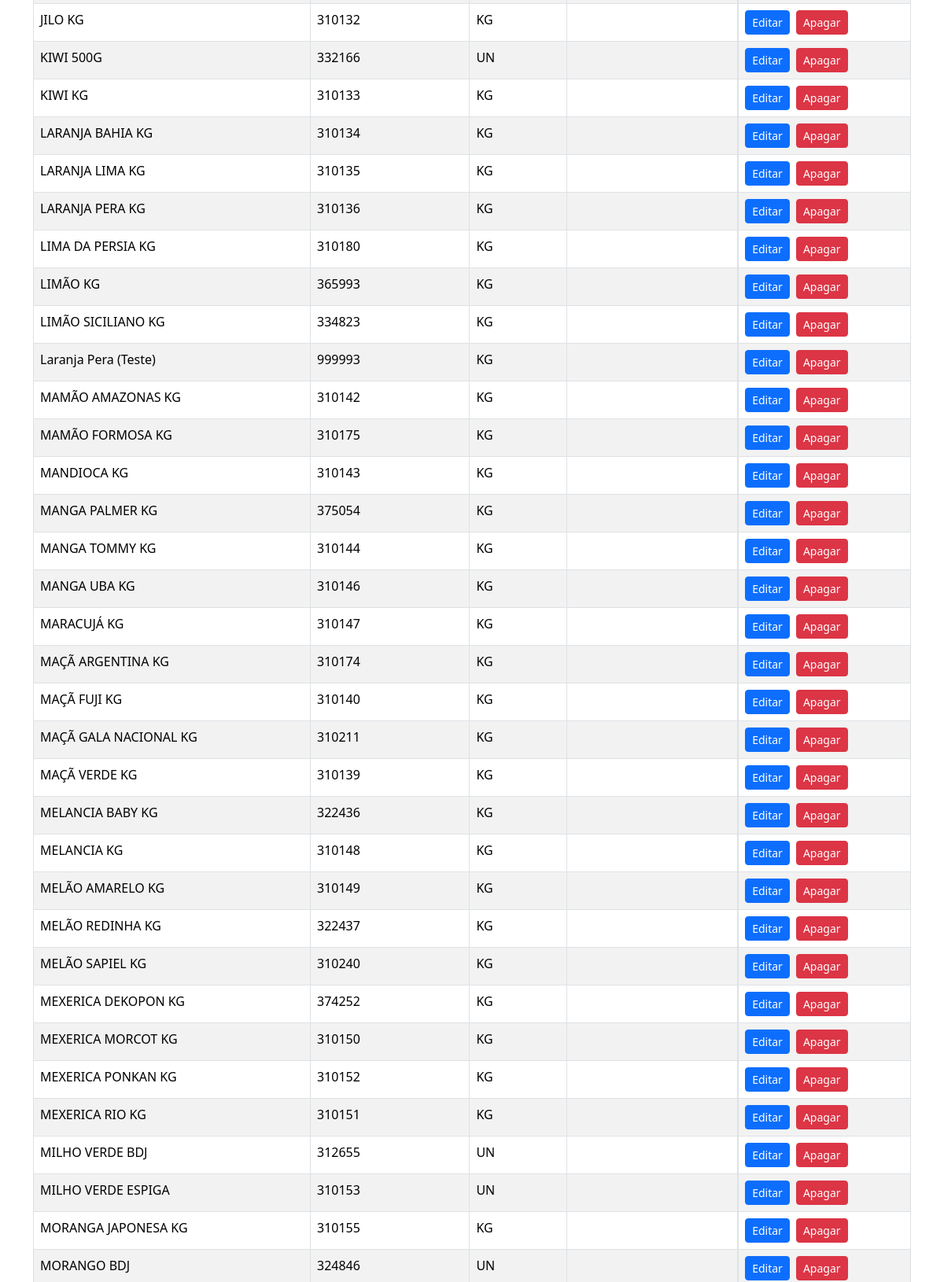
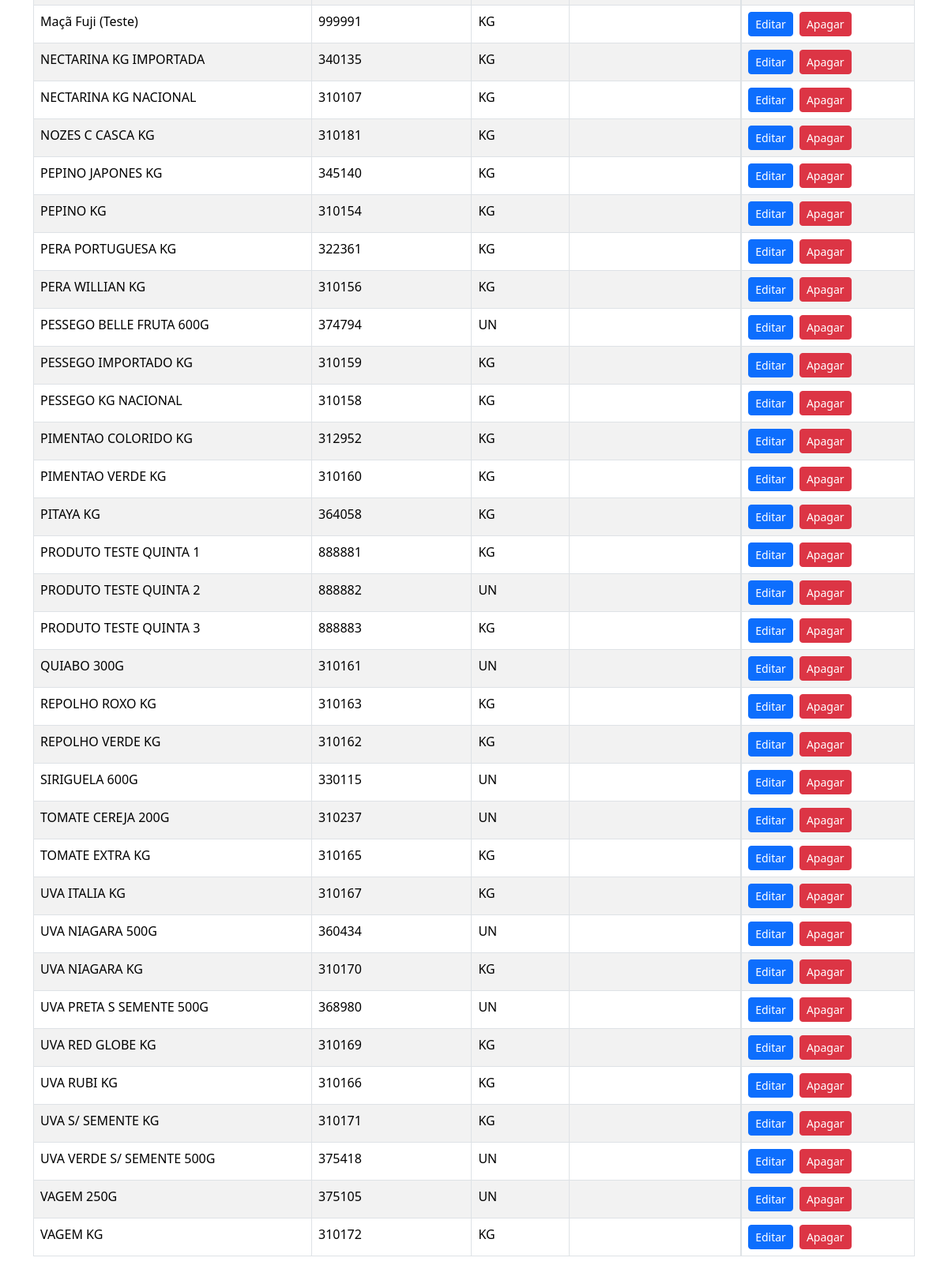
Page /admin/products (signed in, lower part) on the earlier database version (2 pictures, top to bottom).
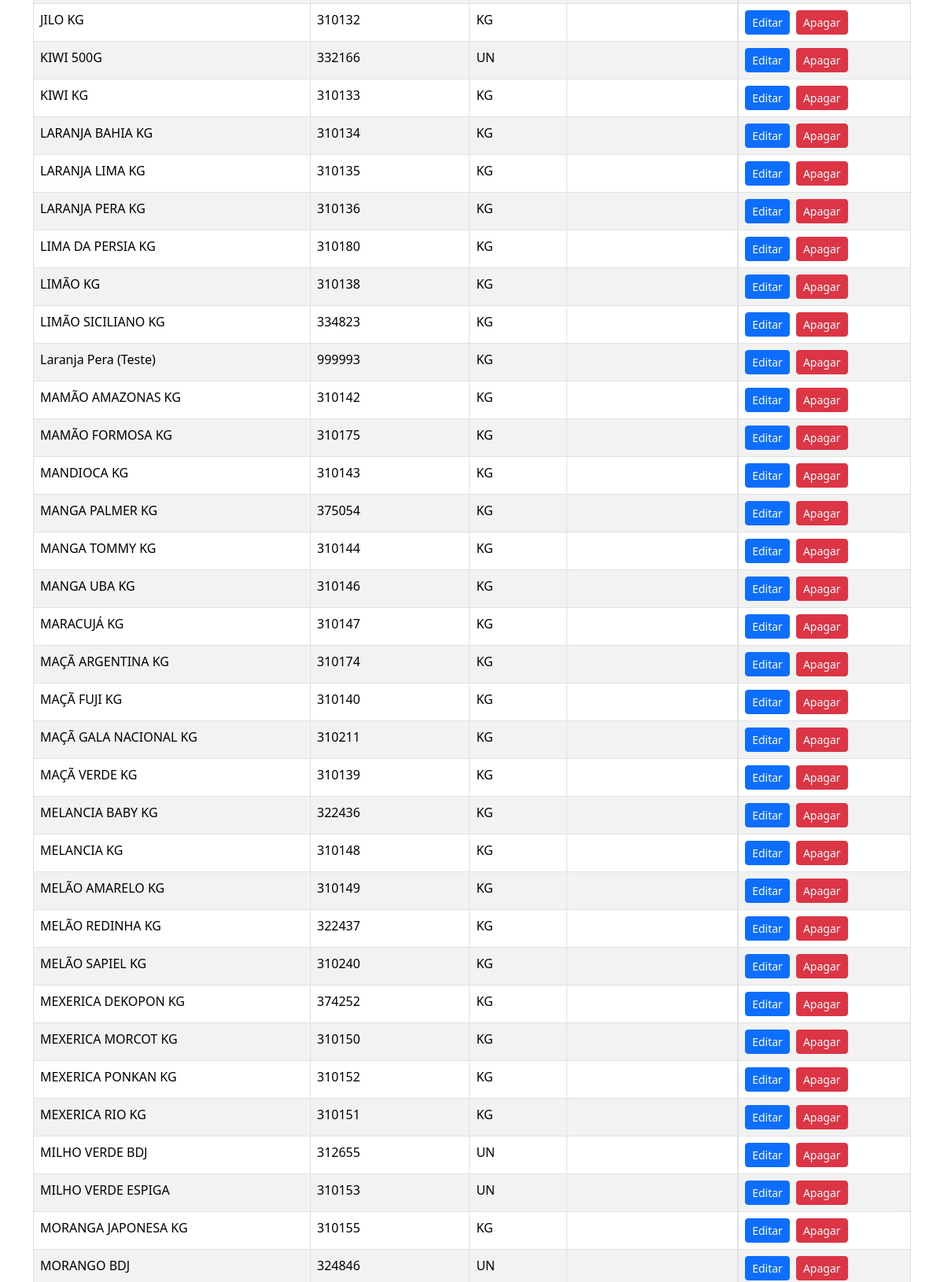
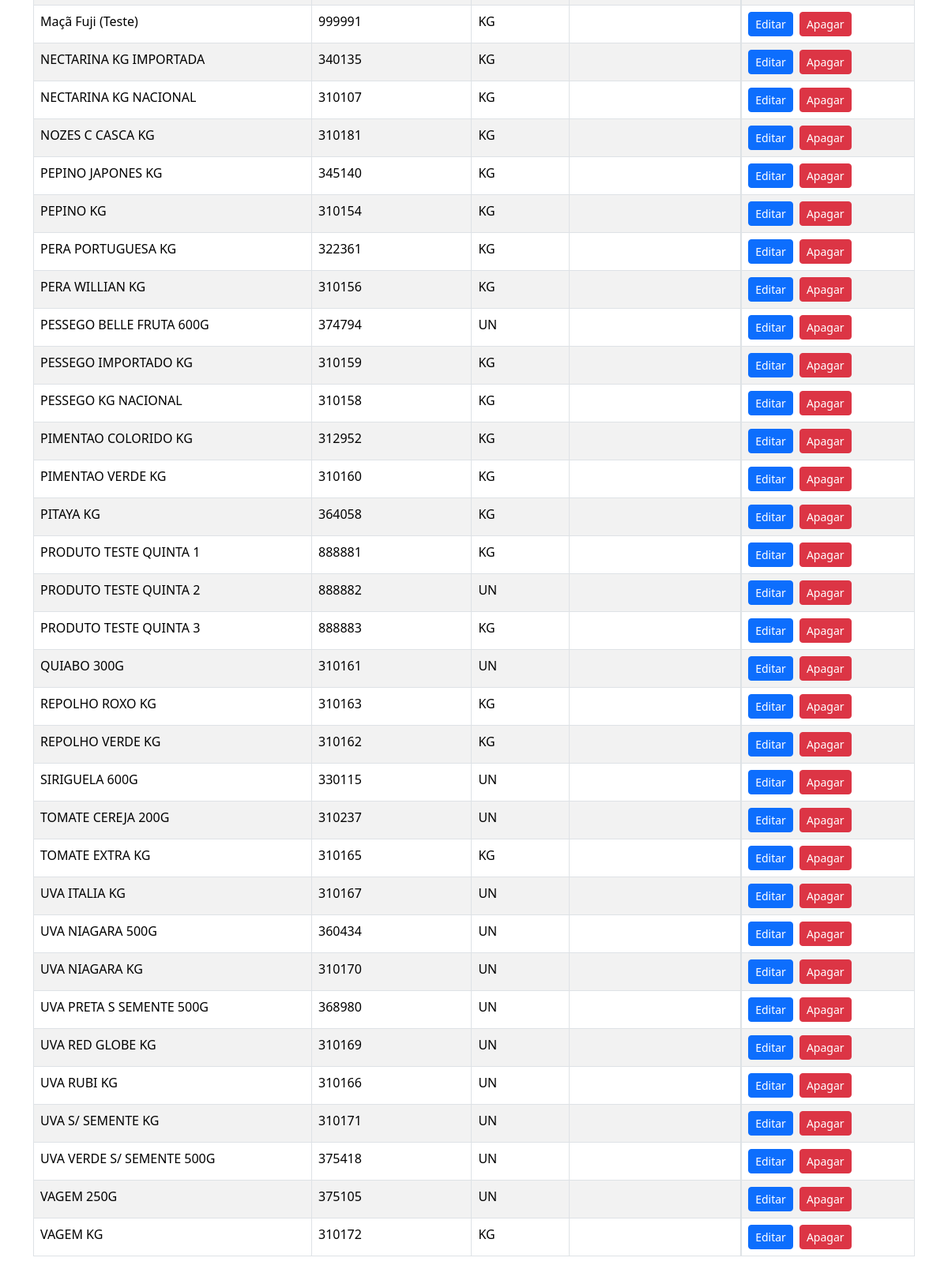
Same page on the later database version (2 pictures, top to bottom).
### tables this page shows
CREATE TABLE products (id INTEGER PRIMARY KEY AUTOINCREMENT, name TEXT UNIQUE NOT NULL, unidade_fracionada TEXT NOT NULL, codigo_interno TEXT UNIQUE, cost NUMERIC(10, 2) DEFAULT 0.00);

### app.py (the view)
@app.route('/admin/products')
@admin_required
def admin_products():
    db = get_db()
    cursor = db.cursor()
    db_url = os.environ.get('DATABASE_URL')
    query = "SELECT p.id, p.name, p.unidade_fracionada, p.codigo_interno, STRING_AGG(CAST(pa.day_id AS TEXT), ',') as days_str FROM products p LEFT JOIN product_availability pa ON p.id = pa.product_id GROUP BY p.id, p.name, p.unidade_fracionada, p.codigo_interno ORDER BY p.name;" if db_url else "SELECT p.id, p.name, p.unidade_fracionada, p.codigo_interno, GROUP_CONCAT(pa.day_id) as days_str FROM products p LEFT JOIN product_availability pa ON p.id = pa.product_id GROUP BY p.id, p.name, p.unidade_fracionada, p.codigo_interno ORDER BY p.name;"
    cursor.execute(query)
    products_data = cursor.fetchall()
    products_list = [dict(zip([desc[0] for desc in cursor.description], row)) for row in products_data]
    db.close()
    id_to_day_name = {v: k for k, v in DIAS_PEDIDO.items()}
    for product in products_list:
        if product['days_str']:
            day_ids = [int(i) for i in product['days_str'].split(',')]
            product['days'] = sorted([id_to_day_name.get(day_id, '') for day_id in day_ids])
        else: product['days'] = []
    return render_template('admin/products.html', products=products_list)

### app.py (called while the page is built)
def get_db():
    db_url = os.environ.get('DATABASE_URL')
    if db_url:
        return psycopg2.connect(db_url)
    else:
        conn = sqlite3.connect(DATABASE)
        conn.row_factory = sqlite3.Row
        return conn

def admin_required(f):
    @wraps(f)
    def decorated_function(*args, **kwargs):
        if 'username' not in session: return redirect(url_for('login'))
        if session.get('role') != 'admin': return "Acesso negado.", 403
        return f(*args, **kwargs)
    return decorated_function

### templates/admin/products.html (shortened to what this page needs)
<!DOCTYPE html>
<html lang="pt-br">
<head>
    <link href="https://cdn.jsdelivr.net/npm/bootstrap@5.3.3/dist/css/bootstrap.min.css" rel="stylesheet">
</head>
<body>
    <div class="container mt-5">
        <table class="table table-striped table-bordered">
            <tbody>
                {% for product in products %}
                <tr>
                    <td>{{ product.name }}</td>
                    <td>{{ product.codigo_interno or 'N/A' }}</td>
                    <td>{{ product.unidade_fracionada }}</td>
                    <td>
                    </td>
                    <td class="d-flex">
                        <a href="{{ url_for('admin_edit_product', product_id=product.id) }}" class="btn btn-primary btn-sm me-2">Editar</a>
                        <form action="{{ url_for('admin_delete_product', product_id=product.id) }}" method="POST" onsubmit="return confirm('Você tem certeza que deseja apagar este produto?');">
                            <button type="submit" class="btn btn-danger btn-sm">Apagar</button>
                        </form>
                    </td>
                </tr>
                {% endfor %}
            </tbody>
        </table>
    </div>
</body>
</html>

Differences in the rows shown:
changed products "LIMÃO KG": codigo_interno "365993" → "310138"
changed products "UVA ITALIA KG": unidade_fracionada "KG" → "UN"
changed products "UVA NIAGARA KG": unidade_fracionada "KG" → "UN"
changed products "UVA RED GLOBE KG": unidade_fracionada "KG" → "UN"
changed products "UVA RUBI KG": unidade_fracionada "KG" → "UN"
changed products "UVA S/ SEMENTE KG": unidade_fracionada "KG" → "UN"
